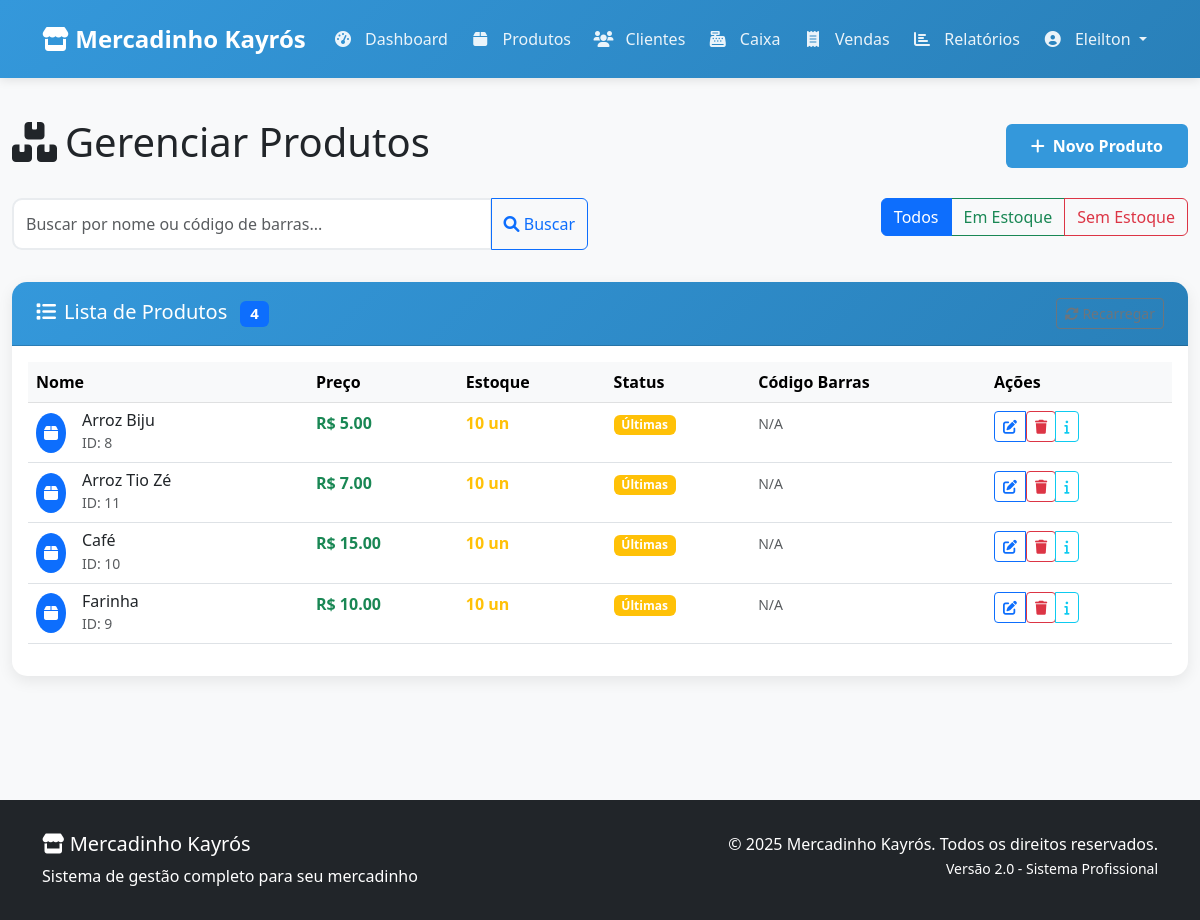
Page /produtos (signed in) on the committed database.
### tables this page shows
CREATE TABLE usuarios (
        id INTEGER PRIMARY KEY AUTOINCREMENT,
        username TEXT NOT NULL UNIQUE,
        password_hash TEXT NOT NULL
    );

CREATE TABLE produtos (
        id INTEGER PRIMARY KEY AUTOINCREMENT,
        nome TEXT NOT NULL,
        preco REAL NOT NULL,
        quantidade INTEGER NOT NULL,
        codigo_barras TEXT UNIQUE
    );

### app.py (the view)
@app.route('/produtos')
@login_required
def produtos():
    try:
        lista_produtos = db.listar_produtos()
        return render_template('produtos.html', produtos=lista_produtos)
    except Exception as e:
        flash('Erro ao carregar produtos.', 'danger')
        return render_template('produtos.html', produtos=[])

### app.py (called while the page is built)
@login_manager.user_loader
def load_user(user_id):
    try:
        return db.get_user_by_id(int(user_id))
    except (ValueError, TypeError):
        return None

@app.before_request
def before_request():
    if request.method == 'POST':
        for key, value in request.form.items():
            if len(str(value)) > 1000:
                flash('Dados enviados são muito grandes!', 'danger')
                return redirect(url_for('index'))

@app.context_processor
def inject_template_vars():
    return {
        'current_year': datetime.utcnow().year,
        'current_user': current_user
    }

### logica_banco.py (called while the page is built)
def get_user_by_id(user_id):
    db = DatabaseManager()
    if not db.connect():
        return None
    user_data = db.fetch_one("SELECT * FROM usuarios WHERE id = ?", (user_id,))
    db.disconnect()
    if user_data:
        return User(
            id=user_data['id'],
            username=user_data['username'],
            password_hash=user_data['password_hash']
        )
    return None

def listar_produtos():
    db = DatabaseManager()
    if not db.connect():
        return []
    produtos = db.fetch_all("SELECT * FROM produtos ORDER BY nome")
    db.disconnect()
    return produtos  # Já convertido para dicionários pelo DatabaseManager

    def connect(self):
        try:
            self.conn = sqlite3.connect(self.db_name)
            self.conn.row_factory = sqlite3.Row  # Permite acessar resultados por nome da coluna
            self.cursor = self.conn.cursor()
            return True
        except sqlite3.Error as e:
            print(f"❌ Erro ao conectar com o banco: {e}")
            return False

    def disconnect(self):
        if self.conn:
            self.conn.close()

    def fetch_all(self, query, params=()):
        try:
            self.cursor.execute(query, params)
            rows = self.cursor.fetchall()
            return [dict(row) for row in rows]
        except sqlite3.Error as e:
            print(f"❌ Erro ao buscar dados: {e}")
            return []

    def fetch_one(self, query, params=()):
        try:
            self.cursor.execute(query, params)
            row = self.cursor.fetchone()
            return dict(row) if row else None
        except sqlite3.Error as e:
            print(f"❌ Erro ao buscar dado: {e}")
            return None

### templates/produtos.html (shortened to what this page needs)
{% extends "base.html" %}
{% block content %}
<div class="container-fluid py-4">
    <div class="row mb-4">
        <div class="col-12">
            <div class="d-flex justify-content-between align-items-center">
                <h1><i class="fas fa-boxes me-2"></i>Gerenciar Produtos</h1>
                <a href="{{ url_for('adicionar_produto') }}" class="btn btn-primary">
                    <i class="fas fa-plus me-2"></i>Novo Produto
                </a>
            </div>
        </div>
    </div>
    <div class="row mb-4">
        <div class="col-md-6">
            <div class="input-group">
                <input type="text" class="form-control" id="busca-produto-estoque"
                       placeholder="Buscar por nome ou código de barras...">
                <button class="btn btn-outline-primary" type="button" id="btn-buscar-estoque">
                    <i class="fas fa-search"></i> Buscar
                </button>
            </div>
        </div>
        <div class="col-md-6 text-end">
            <div class="btn-group" id="filtros-estoque">
                <button class="btn btn-outline-primary active" data-filtro="todos">Todos</button>
                <button class="btn btn-outline-success" data-filtro="com-estoque">Em Estoque</button>
                <button class="btn btn-outline-danger" data-filtro="sem-estoque">Sem Estoque</button>
            </div>
        </div>
    </div>
    <div class="card">
        <div class="card-header bg-light">
            <div class="d-flex justify-content-between align-items-center">
                <h5 class="mb-0">
                    <i class="fas fa-list me-2"></i>Lista de Produtos
                    <span class="badge bg-primary ms-2" id="total-produtos">{{ produtos|length }}</span>
                </h5>
                <button class="btn btn-sm btn-outline-secondary" id="btn-recargar">
                    <i class="fas fa-sync-alt"></i> Recarregar
                </button>
            </div>
        </div>
        <div class="card-body">
            {% if produtos %}
            <div class="table-responsive">
                <table class="table table-hover" id="tabela-produtos">
                    <thead class="table-light">
                        <tr>
                            <th>Nome</th>
                            <th>Preço</th>
                            <th>Estoque</th>
                            <th>Status</th>
                            <th>Código Barras</th>
                            <th>Ações</th>
                        </tr>
                    </thead>
                    <tbody id="corpo-tabela">
                        {% for produto in produtos %}
                        <tr class="produto-item" data-estoque="{{ produto.quantidade }}"
                            data-nome="{{ produto.nome|lower }}" data-codigo="{{ produto.codigo_barras|default('', true)|lower }}">
                            <td>
                                <div class="d-flex align-items-center">
                                    <div class="bg-primary rounded-circle text-white p-2 me-3">
                                        <i class="fas fa-box"></i>
                                    </div>
                                    <div>
                                        <h6 class="mb-0">{{ produto.nome }}</h6>
                                        <small class="text-muted">ID: {{ produto.id }}</small>
                                    </div>
                                </div>
                            </td>
                            <td class="fw-bold text-success">R$ {{ "%.2f"|format(produto.preco) }}</td>
                            <td>
                                <span class="fw-bold {% if produto.quantidade > 10 %}text-success{% elif produto.quantidade > 0 %}text-warning{% else %}text-danger{% endif %}">
                                    {{ produto.quantidade }} un
                                </span>
                            </td>
                            <td>
                                {% if produto.quantidade > 10 %}
                                <span class="badge bg-success">Disponível</span>
                                {% elif produto.quantidade > 0 %}
                                <span class="badge bg-warning">Últimas</span>
                                {% else %}
                                <span class="badge bg-danger">Esgotado</span>
                                {% endif %}
                            </td>
                            <td>
                                <small class="text-muted">{{ produto.codigo_barras or 'N/A' }}</small>
                            </td>
                            <td>
                                <div class="btn-group">
                                    <a href="{{ url_for('editar_produto', id=produto.id) }}"
                                       class="btn btn-sm btn-outline-primary"
                                       data-bs-toggle="tooltip" title="Editar">
                                        <i class="fas fa-edit"></i>
                                    </a>
                                    <form method="POST" action="{{ url_for('excluir_produto', id=produto.id) }}"
                                          class="d-inline" onsubmit="return confirm('Tem certeza que deseja excluir este produto?')">
                                        <button type="submit" class="btn btn-sm btn-outline-danger"
                                                data-bs-toggle="tooltip" title="Excluir">
                                            <i class="fas fa-trash"></i>
                                        </button>
                                    </form>
                                    <button class="btn btn-sm btn-outline-info btn-info-rapido"
                                            data-produto-id="{{ produto.id }}"
                                            data-bs-toggle="tooltip" title="Informações Rápidas">
                                        <i class="fas fa-info"></i>
                                    </button>
                                </div>
                            </td>
                        </tr>
                        {% endfor %}
                    </tbody>
                </table>
            </div>
            {% endif %}
        </div>
    </div>
</div>
{% endblock %}

### templates/base.html (shortened to what this page needs)
<!DOCTYPE html>
<html lang="pt-br">
<head>
    <link href="https://cdn.jsdelivr.net/npm/bootstrap@5.3.0/dist/css/bootstrap.min.css" rel="stylesheet">
    <link href="https://cdnjs.cloudflare.com/ajax/libs/font-awesome/6.0.0/css/all.min.css" rel="stylesheet">
</head>
<body>
    <nav class="navbar navbar-expand-lg navbar-dark">
        <div class="container">
            <a class="navbar-brand" href="{{ url_for('dashboard') }}">
                <i class="fas fa-store"></i> Mercadinho Kayrós
            </a>
            <div class="collapse navbar-collapse" id="navbarNav">
                <ul class="navbar-nav me-auto">
                    <li class="nav-item">
                        <a class="nav-link" href="{{ url_for('dashboard') }}">
                            <i class="fas fa-tachometer-alt"></i> Dashboard
                        </a>
                    </li>
                    <li class="nav-item">
                        <a class="nav-link" href="{{ url_for('produtos') }}">
                            <i class="fas fa-box"></i> Produtos
                        </a>
                    </li>
                    <li class="nav-item">
                        <a class="nav-link" href="{{ url_for('clientes') }}">
                            <i class="fas fa-users"></i> Clientes
                        </a>
                    </li>
                    <li class="nav-item">
                        <a class="nav-link" href="{{ url_for('caixa') }}">
                            <i class="fas fa-cash-register"></i> Caixa
                        </a>
                    </li>
                    <li class="nav-item">
                        <a class="nav-link" href="{{ url_for('vendas') }}">
                            <i class="fas fa-receipt"></i> Vendas
                        </a>
                    </li>
                    <li class="nav-item">
                        <a class="nav-link" href="{{ url_for('relatorios') }}">
                            <i class="fas fa-chart-bar"></i> Relatórios
                        </a>
                    </li>
                </ul>
                <ul class="navbar-nav">
                    {% if current_user.is_authenticated %}
                    <li class="nav-item dropdown">
                        <a class="nav-link dropdown-toggle" href="#" id="navbarDropdown" role="button" data-bs-toggle="dropdown">
                            <i class="fas fa-user-circle"></i> {{ current_user.username }}
                        </a>
                    </li>
                    {% else %}
                    <li class="nav-item">
                        <a class="nav-link" href="{{ url_for('login') }}">
                            <i class="fas fa-sign-in-alt"></i> Login
                        </a>
                    </li>
                    {% endif %}
                </ul>
            </div>
        </div>
    </nav>
    <main>
        {% block content %}{% endblock %}
    </main>
    <footer class="bg-dark text-white mt-5">
        <div class="container">
            <div class="row">
                <div class="col-md-6">
                    <h5><i class="fas fa-store"></i> Mercadinho Kayrós</h5>
                    <p class="mb-0">Sistema de gestão completo para seu mercadinho</p>
                </div>
                <div class="col-md-6 text-md-end">
                    <p class="mb-0">&copy; {{ current_year }} Mercadinho Kayrós. Todos os direitos reservados.</p>
                    <small>Versão 2.0 - Sistema Profissional</small>
                </div>
            </div>
        </div>
    </footer>
</body>
</html>

### templates/base.html (style rules this page uses)
:root { --primary: #3498db; --secondary: #e74c3c; --success: #2ecc71; --warning: #f39c12; --dark: #2c3e50; --light: #ecf0f1; }
body { background-color: #f8f9fa; font-family: 'Segoe UI', Tahoma, Geneva, Verdana, sans-serif; min-height: 100vh; display: flex; flex-direction: column; }
.navbar { background: linear-gradient(135deg, var(--primary), #2980b9); box-shadow: 0 2px 10px rgba(0,0,0,0.1); padding: 1rem 0; }
.navbar-brand { font-weight: 700; font-size: 1.5rem; color: white !important; }
.navbar-nav .nav-link { color: rgba(255,255,255,0.9) !important; font-weight: 500; padding: 0.5rem 1rem; border-radius: 5px; margin: 0 0.2rem; transition: all 0.3s ease; }
.navbar-nav .nav-link i { margin-right: 0.5rem; width: 20px; text-align: center; }
.btn-primary { background: var(--primary); border: none; padding: 10px 25px; font-weight: 600; transition: all 0.3s ease; }
.card { border: none; border-radius: 15px; box-shadow: 0 5px 15px rgba(0,0,0,0.08); transition: all 0.3s ease; margin-bottom: 20px; }
.card-header { background: linear-gradient(135deg, var(--primary), #2980b9); color: white; border-radius: 15px 15px 0 0 !important; font-weight: 600; padding: 1rem 1.5rem; }
.form-control { border-radius: 10px; border: 2px solid #e9ecef; padding: 12px; transition: all 0.3s ease; }
main { flex: 1; padding-bottom: 2rem; }
footer { background-color: var(--dark); color: white; padding: 2rem 0; margin-top: auto; }

### templates/produtos.html (style rules this page uses)
.produto-item { transition: all 0.3s ease; }

### rows in the picture
usuarios: username "Eleilton"
produtos: nome "Arroz Biju", id "8", preco "5.00", quantidade "10", shows "Últimas", codigo_barras "N/A"
produtos: nome "Arroz Tio Zé", id "11", preco "7.00", quantidade "10", shows "Últimas", codigo_barras "N/A"
produtos: nome "Café", id "10", preco "15.00", quantidade "10", shows "Últimas", codigo_barras "N/A"
produtos: nome "Farinha", id "9", preco "10.00", quantidade "10", shows "Últimas", codigo_barras "N/A"

### other values in the picture
{{ produtos|length }} "4"
